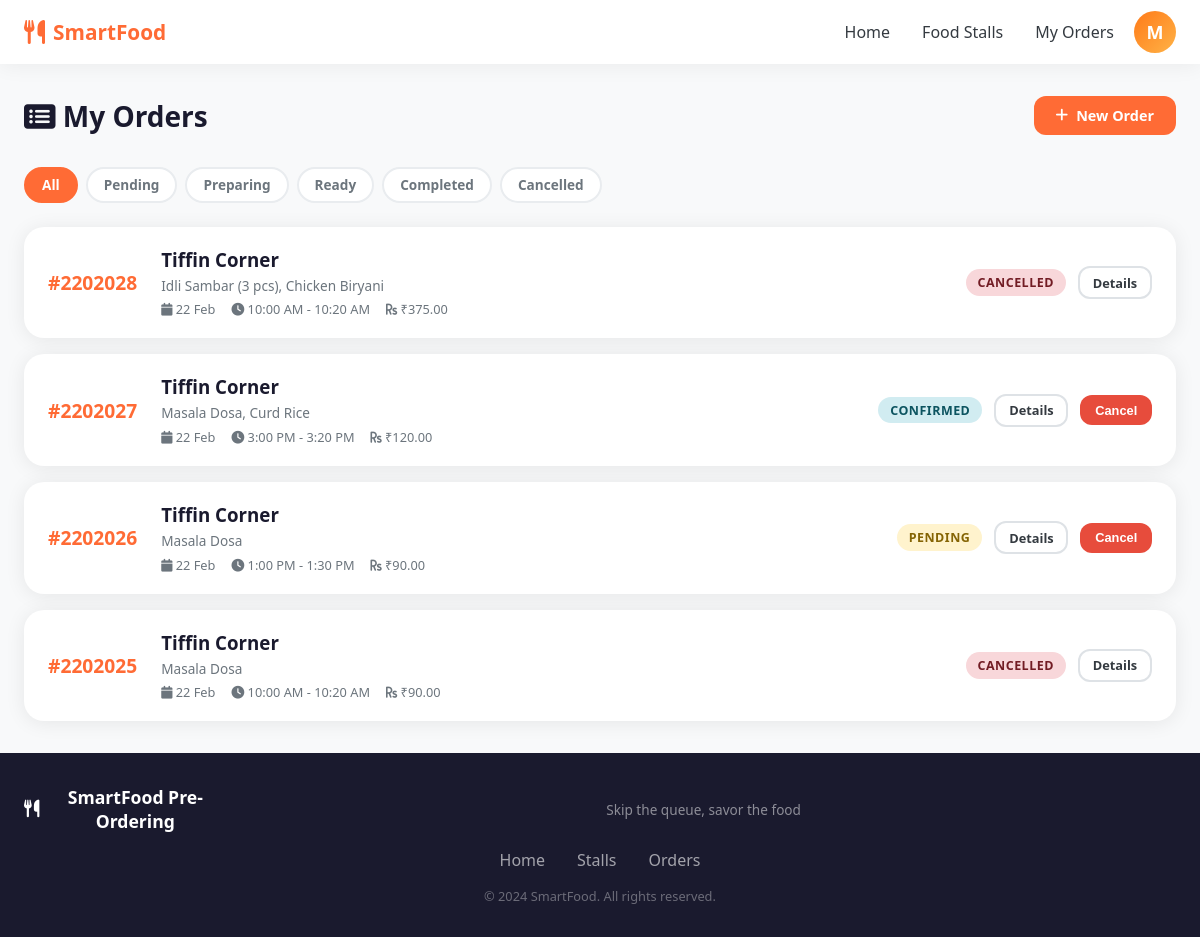
The page /orders/ (signed in) on the database its author committed.
### apps/users/models.py (models this page shows, shortened)
class User(AbstractUser):
    ROLE_CHOICES = [
        ('student', 'Student'),
        ('admin', 'Admin'),
        ('stall_owner', 'Stall Owner'),
    ]
    role = models.CharField(max_length=20, choices=ROLE_CHOICES, default='student')
    student_id = models.CharField(max_length=20, blank=True, null=True, unique=True)
    phone = models.CharField(max_length=15, blank=True)
    profile_pic = models.ImageField(upload_to='profiles/', blank=True, null=True)
    class Meta:
        verbose_name = 'User'
        verbose_name_plural = 'Users'
    @property
    def is_stall_owner(self):
        return self.role == 'stall_owner'

### apps/orders/models.py (models this page shows, shortened)
class Order(models.Model):
    user = models.ForeignKey(User, on_delete=models.CASCADE, related_name='orders')
    stall = models.ForeignKey(FoodStall, on_delete=models.CASCADE, related_name='orders')
    break_slot = models.CharField(max_length=5, choices=BREAK_SLOT_CHOICES)
    pickup_date = models.DateField()
    status = models.CharField(max_length=20, choices=ORDER_STATUS_CHOICES, default='pending')
    total_amount = models.DecimalField(max_digits=10, decimal_places=2, default=0)
    special_instructions = models.TextField(blank=True)
    token_number = models.CharField(max_length=10, blank=True)
    created_at = models.DateTimeField(auto_now_add=True)
    updated_at = models.DateTimeField(auto_now=True)
    estimated_ready_time = models.DateTimeField(null=True, blank=True)
    class Meta:
        ordering = ['-created_at']

class OrderItem(models.Model):
    order = models.ForeignKey(Order, on_delete=models.CASCADE, related_name='order_items')
    menu_item = models.ForeignKey(MenuItem, on_delete=models.CASCADE)
    quantity = models.PositiveIntegerField(default=1)
    price_at_order = models.DecimalField(max_digits=8, decimal_places=2)
    customization = models.TextField(blank=True)

### apps/stalls/models.py (models this page shows, shortened)
class FoodStall(models.Model):
    name = models.CharField(max_length=100)
    description = models.TextField(blank=True)
    owner = models.ForeignKey(User, on_delete=models.SET_NULL, null=True, related_name='stalls')
    image = models.ImageField(upload_to='stalls/', blank=True, null=True)
    location = models.CharField(max_length=200, blank=True)
    is_open = models.BooleanField(default=True)
    created_at = models.DateTimeField(auto_now_add=True)

class MenuItem(models.Model):
    CATEGORY_CHOICES = [
        ('snacks', 'Snacks'),
        ('meals', 'Meals'),
        ('beverages', 'Beverages'),
        ('desserts', 'Desserts'),
        ('combos', 'Combos'),
    ]
    stall = models.ForeignKey(FoodStall, on_delete=models.CASCADE, related_name='menu_items')
    name = models.CharField(max_length=100)
    description = models.TextField(blank=True)
    price = models.DecimalField(max_digits=8, decimal_places=2)
    category = models.CharField(max_length=20, choices=CATEGORY_CHOICES, default='snacks')
    image = models.ImageField(upload_to='menu_items/', blank=True, null=True)
    is_available = models.BooleanField(default=True)
    prep_time_minutes = models.IntegerField(default=10)
    calories = models.IntegerField(null=True, blank=True)
    is_vegetarian = models.BooleanField(default=False)
    created_at = models.DateTimeField(auto_now_add=True)

### apps/orders/views.py (the view)
# urls.py: path('orders/', views.my_orders, name='my_orders'),
@login_required
def my_orders(request):
    orders = Order.objects.filter(user=request.user).select_related('stall').prefetch_related('order_items__menu_item')
    status_filter = request.GET.get('status')
    if status_filter:
        orders = orders.filter(status=status_filter)
    return render(request, 'orders/my_orders.html', {
        'orders': orders,
        'status_filter': status_filter,
    })

### templates/orders/my_orders.html (shortened to what this page needs)
{% extends 'base/base.html' %}
{% load static %}
{% block content %}
<div class="container">
    <div class="page-header">
        <h1><i class="fas fa-list-alt"></i> My Orders</h1>
        <a href="{% url 'stall_list' %}" class="btn btn-primary">
            <i class="fas fa-plus"></i> New Order
        </a>
    </div>
    <div class="filter-tabs">
        <a href="{% url 'my_orders' %}" class="filter-tab {% if not status_filter %}active{% endif %}">All</a>
        <a href="?status=pending" class="filter-tab {% if status_filter == 'pending' %}active{% endif %}">Pending</a>
        <a href="?status=preparing" class="filter-tab {% if status_filter == 'preparing' %}active{% endif %}">Preparing</a>
        <a href="?status=ready" class="filter-tab {% if status_filter == 'ready' %}active{% endif %}">Ready</a>
        <a href="?status=completed" class="filter-tab {% if status_filter == 'completed' %}active{% endif %}">Completed</a>
        <a href="?status=cancelled" class="filter-tab {% if status_filter == 'cancelled' %}active{% endif %}">Cancelled</a>
    </div>
    {% if orders %}
    <div class="orders-list">
        {% for order in orders %}
        <div class="order-list-card">
            <div class="olc-token">#{{ order.token_number }}</div>
            <div class="olc-info">
                <h3>{{ order.stall.name }}</h3>
                <div class="olc-items">
                    {% for item in order.order_items.all|slice:":3" %}
                        {{ item.menu_item.name }}{% if not forloop.last %}, {% endif %}
                    {% endfor %}
                </div>
                <div class="olc-meta">
                    <span><i class="fas fa-calendar"></i> {{ order.pickup_date|date:"d M" }}</span>
                    <span><i class="fas fa-clock"></i> {{ order.get_break_slot_display }}</span>
                    <span><i class="fas fa-rupee-sign"></i> ₹{{ order.total_amount }}</span>
                </div>
            </div>
            <div class="olc-right">
                <span class="status-badge status-{{ order.status }}">{{ order.get_status_display }}</span>
                <a href="{% url 'order_detail' order.pk %}" class="btn btn-sm btn-outline">Details</a>
                {% if order.status in 'pending,confirmed' %}
                <form action="{% url 'cancel_order' order.pk %}" method="post"
                      onsubmit="return confirm('Cancel this order?')" style="display:inline">
                    <button type="submit" class="btn btn-sm btn-danger">Cancel</button>
                </form>
                {% endif %}
            </div>
        </div>
        {% endfor %}
    </div>
    {% endif %}
</div>
{% endblock %}

### templates/base/base.html (shortened to what this page needs)
<!doctype html>
<html lang="en">
  <head>
    {% load static %}
    <link rel="stylesheet" href="{% static 'css/main.css' %}" />
    <link
      rel="stylesheet"
      href="https://cdnjs.cloudflare.com/ajax/libs/font-awesome/6.4.0/css/all.min.css"
    />
  </head>
  <body class="{% block body_class %}{% endblock %}">
    <nav class="navbar">
      <div class="nav-container">
        <a href="{% url 'home' %}" class="nav-brand">
          <i class="fas fa-utensils"></i>
          <span>SmartFood</span>
        </a>
        <div class="nav-links">
          <a href="{% url 'home' %}" class="nav-link">Home</a>
          <a href="{% url 'stall_list' %}" class="nav-link">Food Stalls</a>
          {% if user.is_authenticated %}
          <a href="{% url 'my_orders' %}" class="nav-link">My Orders</a>
          <div class="user-menu" id="userMenu">
            <div class="avatar-circle" onclick="toggleDropdown()">
              {{ user.username|first|upper }}
            </div>
          </div>
          {% else %}
          <a href="{% url 'login' %}" class="btn btn-outline">Login</a>
          <a href="{% url 'register' %}" class="btn btn-primary">Register</a>
          {% endif %}
        </div>
      </div>
    </nav>
    <main class="main-content">{% block content %}{% endblock %}</main>
    <footer class="footer">
      <div class="footer-container">
        <div class="footer-brand">
          <i class="fas fa-utensils"></i>
          <strong>SmartFood Pre-Ordering</strong>
          <p>Skip the queue, savor the food</p>
        </div>
        <div class="footer-links">
          <a href="{% url 'home' %}">Home</a>
          <a href="{% url 'stall_list' %}">Stalls</a>
          {% if user.is_authenticated %}
          <a href="{% url 'my_orders' %}">Orders</a>
          {% endif %}
        </div>
        <p class="footer-copy">&copy; 2024 SmartFood. All rights reserved.</p>
      </div>
    </footer>
  </body>
</html>

### rows shown on the page
User: username|first "M"
Order: token_number "2202028", stall.name "Tiffin Corner", pickup_date "22 Feb", break_slot "10:00 AM - 10:20 AM", total_amount "375.00", status "CANCELLED"
OrderItem: menu_item.name "Idli Sambar (3 pcs)"
OrderItem: menu_item.name "Chicken Biryani"
Order: token_number "2202027", stall.name "Tiffin Corner", pickup_date "22 Feb", break_slot "3:00 PM - 3:20 PM", total_amount "120.00", status "CONFIRMED", shows "Cancel"
OrderItem: menu_item.name "Masala Dosa"
OrderItem: menu_item.name "Curd Rice"
Order: token_number "2202026", stall.name "Tiffin Corner", pickup_date "22 Feb", break_slot "1:00 PM - 1:30 PM", total_amount "90.00", status "PENDING", shows "Cancel"
OrderItem: menu_item.name "Masala Dosa"
Order: token_number "2202025", stall.name "Tiffin Corner", pickup_date "22 Feb", break_slot "10:00 AM - 10:20 AM", total_amount "90.00", status "CANCELLED"
OrderItem: menu_item.name "Masala Dosa"
